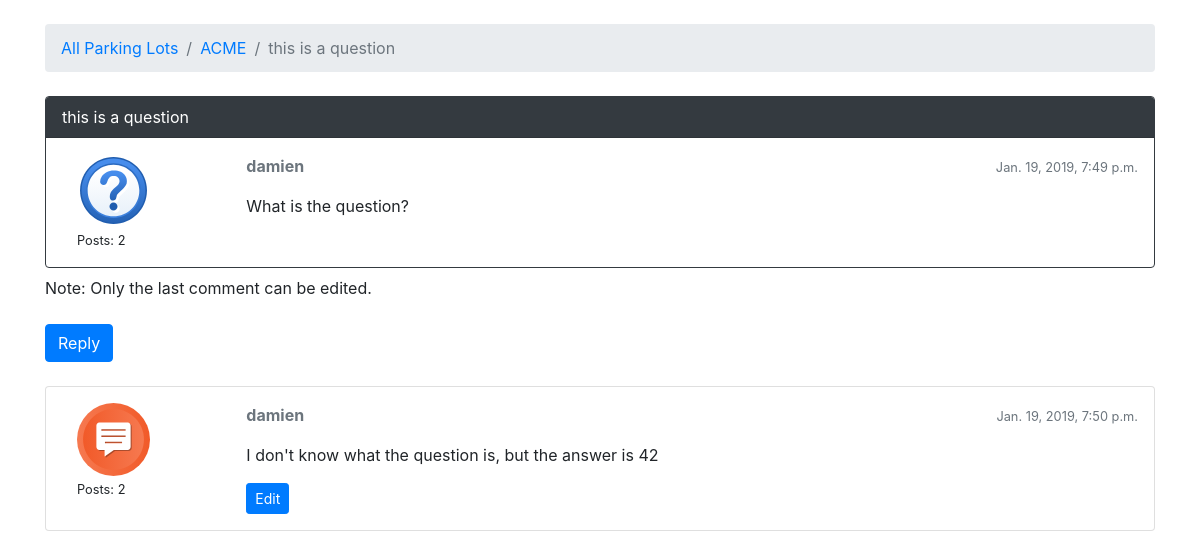
/lots/acme/questions/1/, run on the app's committed database.
### lot/models.py (models this page shows, shortened)
class Question(models.Model):
    subject = models.CharField(max_length=255)
    last_updated = models.DateTimeField(auto_now_add=True)
    lot = models.ForeignKey(Lot, related_name='questions',
                            on_delete=models.CASCADE)
    starter = models.ForeignKey(User, related_name='questions',
                                on_delete=models.CASCADE)
    views = models.PositiveIntegerField(default=0)
    def get_first_post(self):
        return (Post.objects.filter(question=self)
                .order_by('created_at')
                .first())

class Lot(models.Model):
    group_name = models.CharField(max_length=30, unique=True)
    description = models.CharField(max_length=100)
    location = models.CharField(max_length=100)
    start_date = models.DateField(null=True)
    end_date = models.DateField(null=True)
    slug = models.SlugField(unique=True)
    timezone = models.CharField(max_length=100, choices=TIMEZONE_CHOICES,
                                default='America/Los_Angeles')

class Post(models.Model):
    message = models.TextField(max_length=4000)
    question = models.ForeignKey(Question, related_name='posts',
                                 on_delete=models.CASCADE)
    created_at = models.DateTimeField(auto_now_add=True)
    updated_at = models.DateTimeField(null=True)
    created_by = models.ForeignKey(User, related_name='posts',
                                   on_delete=models.CASCADE)
    updated_by = models.ForeignKey(User, null=True, related_name='+',
                                   on_delete=models.CASCADE)
    def get_message_as_markdown(self):
        return mark_safe(markdown(self.message, safe_mode='escape'))

### lot/views.py (the view)
class PostListView(ListView):
    model = Post
    context_object_name = 'posts'
    template_name = 'comments_on_question.html'
    def get_context_data(self, **kwargs):
        session_key = f'viewed_question_{self.question.pk}'
        if not self.request.session.get(session_key, False):
            self.question.views += 1
            self.question.save()
            self.request.session[session_key] = True
        kwargs['question'] = self.question
        return super().get_context_data(**kwargs)
    def get_queryset(self):
        self.question = get_object_or_404(Question,
                                          lot__slug=self.kwargs.get('lot_id'),
                                          pk=self.kwargs.get('question_pk'))
        queryset = self.question.posts.order_by('created_at')
        return queryset

### templates/comments_on_question.html (shortened to what this page needs)
{% extends 'base.html' %}
{% load static %}
{% load tz %}
{% block breadcrumb %}
<li class="breadcrumb-item"><a href="{% url 'list_lots' %}">All Parking Lots</a></li>
<li class="breadcrumb-item"><a href="{% url 'list_questions' question.lot.slug %}">{{ question.lot.group_name }}</a></li>
<li class="breadcrumb-item active">{{ question.subject }}</li>
{% endblock %}
{% block content %}
{% timezone question.lot.timezone %}
{% with post=question.get_first_post %}
<div class="card mb-2 border-dark">
    <div class="card-header text-white bg-dark py-2 px-3">
        {{question.subject}}
    </div>
    <div class="card-body p-3">
        <div class="row">
            <div class="col-2">
                <div class="col-8">
                    <img src="{% static 'img/question_icon.svg' %}" alt="{{post.created_by.username}}" class="w-100">
                </div>
                <div class="col-12">
                    <small>Posts: {{ post.created_by.posts.count }} </small>
                </div>
            </div>
            <div class="col-10">
                <div class="row mb-3">
                    <div class="col-6">
                        <strong class="text-muted">{{ post.created_by.username }} </strong>
                    </div>
                    <div class="col-6 text-right">
                        <small class="text-muted">{{ post.created_at }}</small>
                    </div>
                </div>
                {{ post.get_message_as_markdown }}
            </div>
        </div>
    </div>
</div>
{% endwith %}
Note: Only the last comment can be edited.<br/><br/>
<div class='mb-4'>
    <a href="{% url 'post_comment' question.lot.slug question.pk %}" class="btn btn-primary" role="button">Reply</a>
</div>
{% for post in question.posts.all|slice:"1:" %}
<div class="card mb-2">
    <div class="card-body p-3">
        <div class="row">
            <div class="col-2">
                <div class="col-8">
                    <img src="{% static 'img/comment_icon.svg' %}" alt="{{post.created_by.username}}" class="w-100">
                </div>
                <div class="col-12">
                    <small>Posts: {{ post.created_by.posts.count }}</small>
                </div>
            </div>
            <div class="col-10">
                <div class="row mb-3">
                    <div class="col-6">
                        <strong class="text-muted">{{ post.created_by.username}} </strong>
                    </div>
                    <div class="col-6 text-right">
                        <small class="text-muted">{{ post.created_at }}</small>
                    </div>
                </div>
                {{ post.get_message_as_markdown }}
                {% if forloop.last %}
                <div class="mt-3">
                    <a href="{% url 'edit_comment' post.question.lot.slug post.question.pk post.pk %}"
                       class="btn btn-primary btn-sm" role="button">Edit</a>
                </div>
                {% endif %}
            </div>
        </div>
    </div>
</div>
{% endfor %}
{% endtimezone %}
{% endblock %}

### data on the page
Question: lot.group_name "ACME", subject "this is a question"
Post: created_by.posts.count "2", created_by.username "damien", created_at "Jan. 19, 2019, 7:49 p.m.", get_message_as_markdown "What is the question?"
Post: created_by.posts.count "2", created_by.username "damien", created_at "Jan. 19, 2019, 7:50 p.m.", get_message_as_markdown "I don't know what the question is, but the answer is 42"
